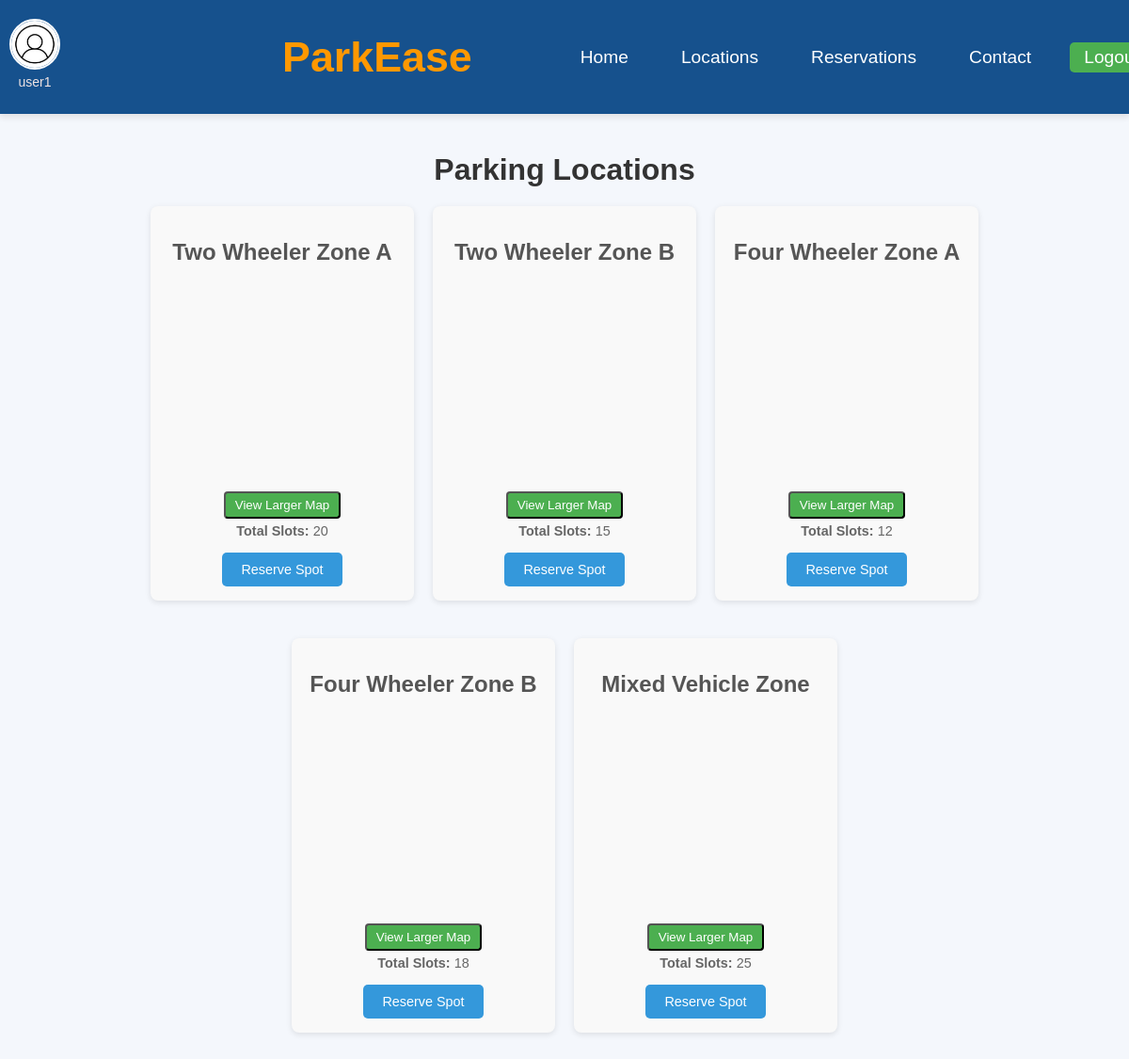
Screenshot of /user/locations.php (signed in) with the database file from the repository.
### tables this page shows
CREATE TABLE parking_areas (
    area_id INT AUTO_INCREMENT PRIMARY KEY,
    area_name VARCHAR(100) NOT NULL,
    total_slots INT NOT NULL,
    reserved_slots INT DEFAULT 0,
    available_slots INT NOT NULL,
    map_iframe_url TEXT,
    type_id INT NOT NULL,
    created_at TIMESTAMP DEFAULT CURRENT_TIMESTAMP,
    FOREIGN KEY (type_id) REFERENCES vehicle_types(type_id) ON DELETE CASCADE
);

### user/locations.php (the view, shortened to what this page needs)
<?php
include('../includes/header.php');
$query = "SELECT * FROM parking_areas";
$parking_areas = mysqli_query($connect, $query);
?>
<div class="locations-container">
    <h1>Parking Locations</h1>
    <div class="location-list">
        <?php while ($area = mysqli_fetch_assoc($parking_areas)): ?>
            <div class="location-item">
                <h2><?php echo htmlspecialchars($area['area_name']); ?></h2>
                <?php if (!empty($area['map_iframe_url'])): ?>
                    <div class="location-map" id="map_<?php echo $area['area_id']; ?>"></div>
                    <button class="view-larger-map" onclick="openLargeMap('<?php echo $area['area_id']; ?>', '<?php echo htmlspecialchars($area['area_name']); ?>', '<?php echo htmlspecialchars($area['map_iframe_url']); ?>')">
                        View Larger Map
                    </button>
                <?php endif; ?>
                <div class="location-stats">
                    <p><strong>Total Slots:</strong> <?php echo $area['total_slots']; ?></p>
                </div>
                <a href="reservation.php?pre_selected_area=<?php echo $area['area_id']; ?>" class="btn">Reserve Spot</a>
            </div>
        <?php endwhile; ?>
    </div>
</div>

### css/style.css (style rules this page uses)
body, html { margin: 0; padding: 0; font-family: Arial, sans-serif; background-color: #f9f9f9; }
.btn { padding: 10px 15px; background: #4CAF50; color: white; font-size: 16px; border: none; border-radius: 5px; cursor: pointer; }
body { font-family: Arial, sans-serif; background-color: #f4f7fc; margin: 0; padding: 0; }
.btn { padding: 10px 20px; font-size: 16px; cursor: pointer; border: none; border-radius: 5px; transition: background-color 0.3s ease; display: inline-block; text-decoration: none; }
h1 { text-align: center; }
.locations-container { max-width: 1000px; margin: 0 auto; padding: 20px; }
.location-item { background: #fff; border-radius: 8px; box-shadow: 0 2px 4px rgba(0,0,0,0.1); margin-bottom: 20px; padding: 20px; }
.location-map { margin: 15px 0; height: 200px; border-radius: 4px; overflow: hidden; }
.location-stats { display: block; grid-template-columns: 1fr; }
.btn { display: inline-block; padding: 10px 20px; background: #4CAF50; color: white; text-decoration: none; border-radius: 4px; }
.view-larger-map { display: inline-block; padding: 5px 10px; background: #4CAF50; color: white; text-decoration: none; border-radius: 4px; margin-top: 10px; cursor: pointer; }
.locations-container h1 { font-size: 2em; margin-bottom: 20px; color: #333; }
.location-list { display: flex; flex-wrap: wrap; gap: 20px; justify-content: center; }
.location-item { background-color: #f9f9f9; width: 250px; padding: 15px; border-radius: 8px; box-shadow: 0 2px 6px rgba(0, 0, 0, 0.1); text-align: center; }
.location-item h2 { font-size: 1.5em; color: #555; margin-bottom: 10px; }
.location-stats p { margin: 5px 0; color: #666; font-size: 0.9em; }
.location-item .btn { display: inline-block; margin-top: 10px; padding: 10px 20px; font-size: 0.9em; color: #fff; background-color: #3498db; border: none; border-radius: 5px; text-decoration: none; transition: background-color 0.3s ease; }
p { margin: 0; color: #444; }

### rows the page displays
parking_areas: area_name "Two Wheeler Zone A", total_slots "20"
parking_areas: area_name "Two Wheeler Zone B", total_slots "15"
parking_areas: area_name "Four Wheeler Zone A", total_slots "12"
parking_areas: area_name "Four Wheeler Zone B", total_slots "18"
parking_areas: area_name "Mixed Vehicle Zone", total_slots "25"

### other values shown
$userName "user1"
